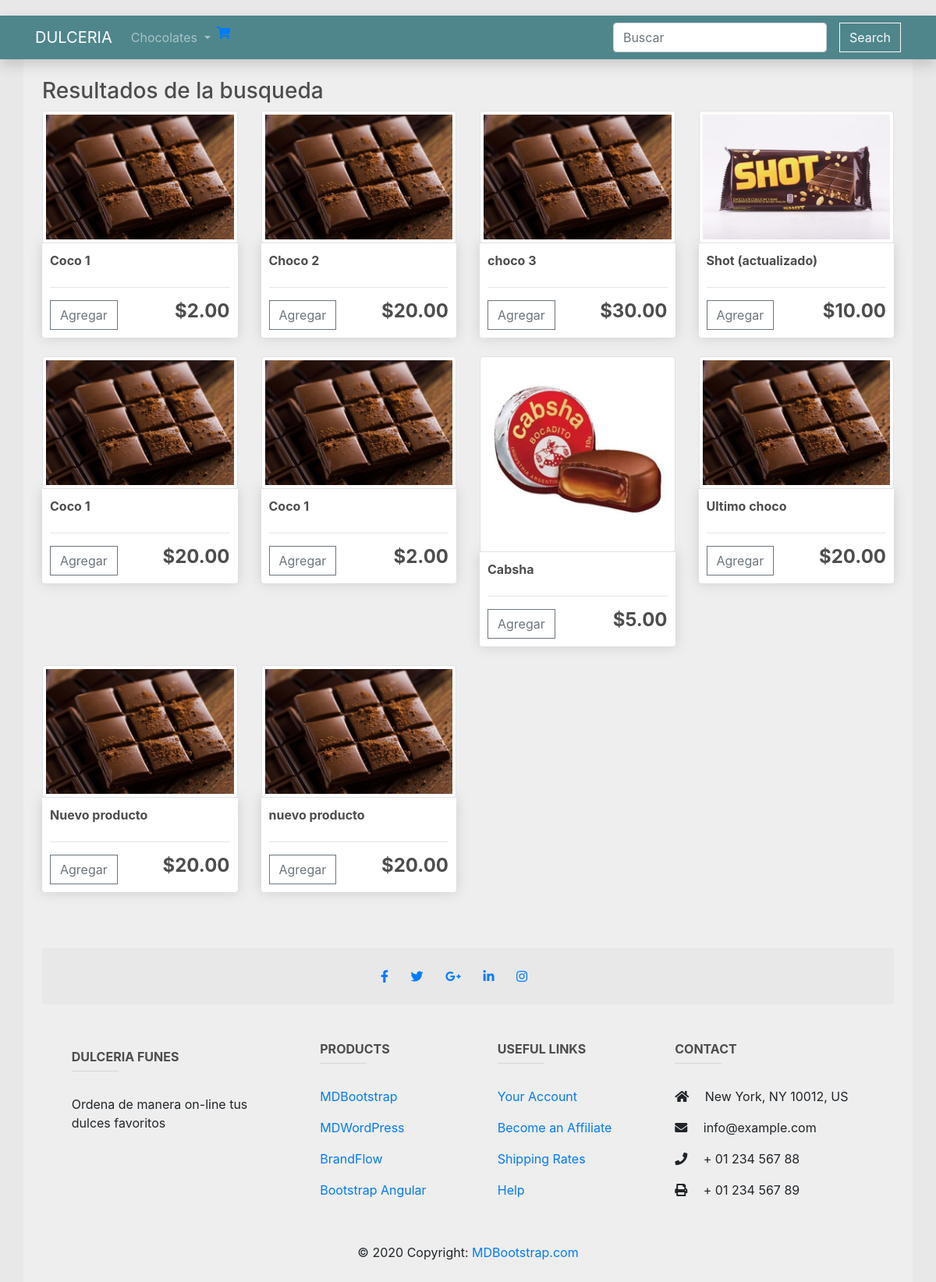
The page /search/ on the database as committed earlier.
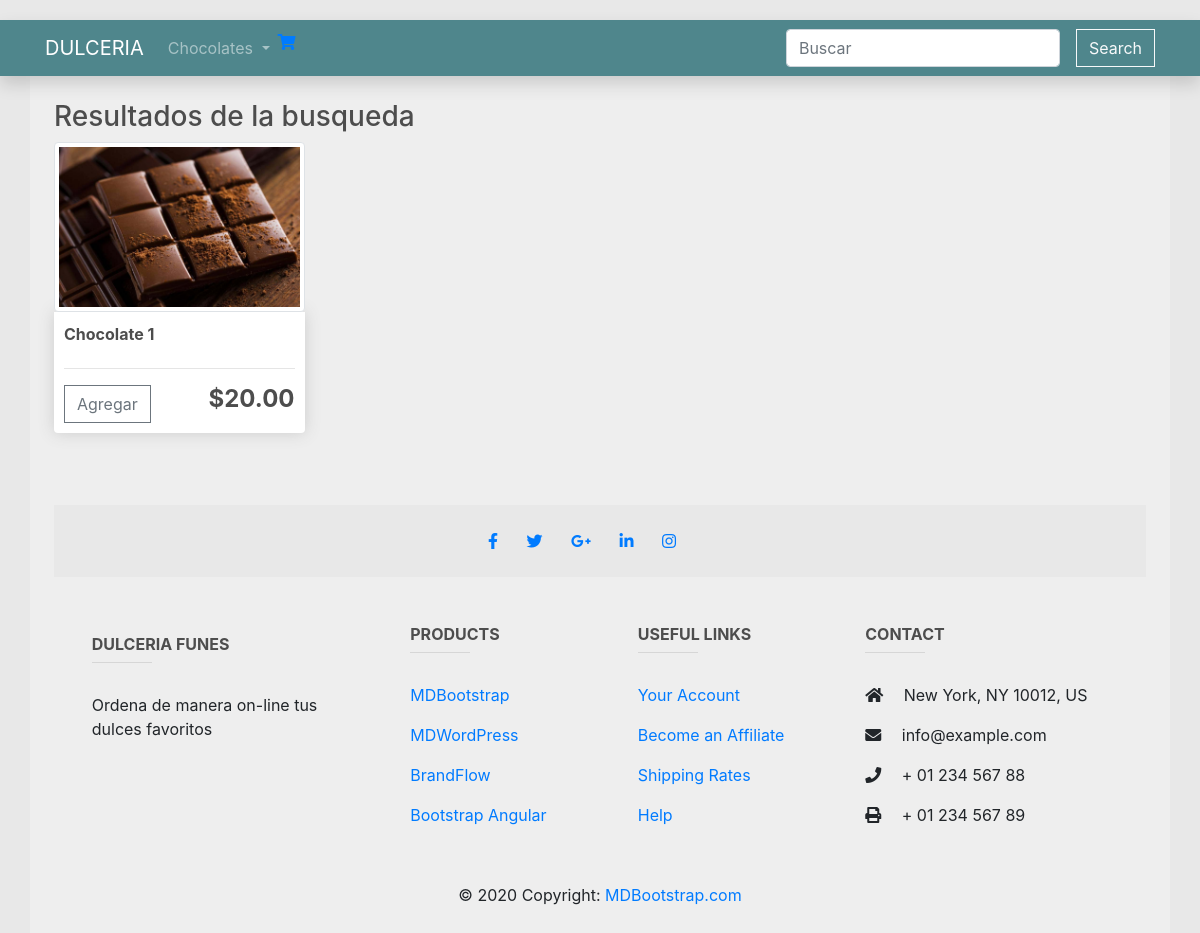
The same page on the database as committed later.
### inventario_app/models.py (models this page shows, shortened)
class Product(models.Model):
    name = models.CharField(max_length=50, verbose_name="nombre")
    price = models.DecimalField(max_digits = 5, decimal_places= 2, verbose_name="precio")
    description = models.TextField(max_length=100, verbose_name="descripcion")
    timestamp = models.DateTimeField(default=timezone.now,blank=True, null=True)
    image = models.ImageField(default='chocolate.jpg',blank=True, null=True, verbose_name='imagen')
    category = models.ManyToManyField("Category", verbose_name='categoria', blank=True)
    views = models.IntegerField(default = 0, null=True, blank=True)

### inventario_app/views.py (the view)
# urls.py: path('search/', views.SearchProducts, name='search-view'),
def SearchProducts(request):
    queryset = Product.objects.all()
    query = request.GET.get('q')
    if query:
        queryset = queryset.filter(
            Q(name__icontains=query) |
            Q(description__icontains=query) |
            Q(category__name__icontains=query)
        ).distinct()
    context = {
        'products': queryset
    }
    return render(request, 'inventario_app/search_results.html', context)

### inventario_app/templates/inventario_app/search_results.html
{% extends 'inventario_app/base.html' %}
{% block body%}
<h3>Resultados de la busqueda</h3>
<div class="row">
    {% for product in products %}
    <div class="col-lg-3">
        <a href="{% url 'detail' id=product.id%}"><img class="img-thumbnail" src="{{product.image.url}}"></a>        <div class="box-element product">
            <a href="{% url 'detail' id=product.id%}"><h6 style="display: inline-block"><strong>{{product.name}}</strong></h6></a>
            <hr>
            <a href="{% url 'add-to-cart' id=product.id%}"><button class="btn btn-outline-secondary add-btn update-cart">Agregar </button></a>
            <h4 style="display: inline-block; float: right"><strong>${{product.price}}</strong></h4>
        </div>
        <br>
    </div>
    {% empty %}
    <div class="col-lg-4">
    <p>lo sentimos mucho, no se ha encontrado nada.</p>
    </div>
    {% endfor %}
</div>
{% endblock %}

Rows that differ between the two databases and show on the page:
removed Product: image (picture), name "Choco 2", price "20.00"
removed Product: image (picture), name "choco 3", price "30.00"
removed Product: image (picture), name "Shot (actualizado)", price "10.00"
removed Product: image (picture), name "Coco 1", price "20.00"
removed Product: image (picture), name "Coco 1", price "2.00"
removed Product: image (picture), name "Cabsha", price "5.00"
removed Product: image (picture), name "Ultimo choco", price "20.00"
removed Product: image (picture), name "Nuevo producto", price "20.00"
removed Product: image (picture), name "nuevo producto", price "20.00"
changed Product: name "Coco 1" → "Chocolate 1"; price "2.00" → "20.00"
